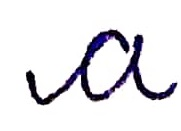
#> input picture images/Alphabet/a.jpg, 181 x 131 px, given in place of h.jpg, which was not available
$ python merged.py   (Python 2 division)
#> lines starting #> are read from the running program, lines starting #| are printed output that depends on the picture; pictures that were not available may be replaced by others from this repository, and a replacement may not be noted
from PIL import Image
import os

def split(word):
    return list(word)

store = split("hi")

# store = store + ".jpg"
# print(store)


# size = 0


def merged(alpha1,alpha2):
#> called with alpha1 = 'h', alpha2 = 'i'
    alpha1 = "images/Alphabet/" + alpha1 + ".jpg"
    alpha2 = "images/Alphabet/" + alpha2 + ".jpg"
    img1 = Image.open(alpha1)
#> img1 is the input picture: PIL image 181x131 RGB; mean R, G, B 230.8, 229.9, 233.5
    img2 = Image.open(alpha2)
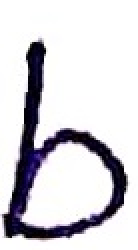
#> input picture images/Alphabet/b.jpg, 69 x 125 px, given in place of i.jpg, which was not available (shown 2 times larger)
#> img2 is the input picture: PIL image 69x125 RGB; mean R, G, B 212, 210.4, 215.3
    img1 = img1.resize((50,50))
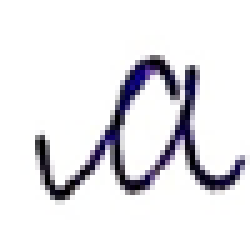
#> img1: PIL image 50x50 RGB (shown 5 times larger); mean R, G, B 230.6, 229.8, 233.2
    img2 = img2.resize((50,50))
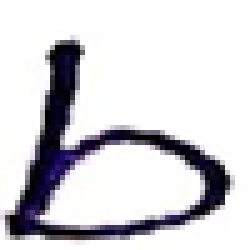
#> img2: PIL image 50x50 RGB (shown 5 times larger); mean R, G, B 211.8, 210.5, 215.1
    img1_size = img1.size
#> img1_size = (50, 50)
    img2_size = img2.size
#> img2_size = (50, 50)
    new_image = Image.new('RGB',(2*img1_size[0],img1_size[1]),(250,250,250))
#> new_image: PIL image 100x50 RGB; every value is 250
    new_image.paste(img1 ,(0,0))
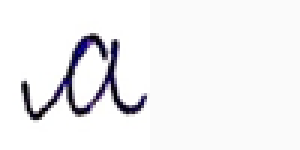
#> new_image: PIL image 100x50 RGB (shown 3 times larger); mean R, G, B 240.3, 239.9, 241.6
    new_image.paste(img2,(img1_size[0],0))
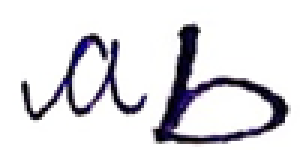
#> new_image: PIL image 100x50 RGB (shown 3 times larger); mean R, G, B 221.2, 220.1, 224.2
    new_image.save("images/save/newww.jpg","JPEG")

    #This will rename all the files as and when they are added and the program runs.
#> (the run stopped early here; a loop or call above may not have finished)
